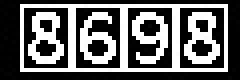
#> input picture image_gray.jpg, 60 x 20 px (shown 4 times larger)
$ python -i main.py   (imports and definitions only)
#> lines starting #> are read from the running program, lines starting #| are printed output that depends on the picture; after the words box and inside, x2 and y2 are one past the last pixel; in counts of white or black regions, pixels touching at a corner belong together
# This is a sample Python script.

# Press Shift+F10 to execute it or replace it with your code.
# Press Double Shift to search everywhere for classes, files, tool windows, actions, and settings.
import os
import time

import numpy as np
from PIL import Image
import cv2
import pytesseract
from urllib.request import urlretrieve


def train(image_url):
    # 读取图片
#> called with image_url = 'image_gray.jpg'
    img = cv2.imread(image_url)
#> img is the input picture: shape (20, 60, 3); min 0, max 255, mean 101.2
    # 图片灰度
    img_gray = cv2.cvtColor(img, cv2.COLOR_BGR2GRAY)
    # 图片二值化
    ret, img_inv = cv2.threshold(img_gray, 127, 255, cv2.THRESH_BINARY_INV)
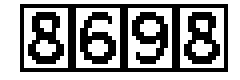
#> img_inv: shape (20, 60) (shown 4 times larger); 60.3% white; black in thin lines or dots, all inside (x1, y1, x2, y2) = (5, 1, 57, 18)
    # 提取内容轮廓
    contours, hierarchy = cv2.findContours(img_inv, cv2.RETR_EXTERNAL, cv2.CHAIN_APPROX_SIMPLE)
#> contours = [[[0, 0], [0, 19], [59, 19], [59, 0]]]
    # 遍历内容轮廓
    for contour in contours:
        x, y, w, h = cv2.boundingRect(contour)
        img_roi = img_inv[y - 1:y + h + 1, x - 1:x + w + 1]
        img_pvw = cv2.resize(img_roi, (110, 150))
        cv2.imshow('image', img_pvw)
        key = cv2.waitKey(0)
        if key == 27:
            break
        img_std = cv2.resize(img_roi, (11, 15))
        char = chr(key)
        timestamp = int(time.time() * 1e6);
        print(timestamp)
        cv2.imwrite('./number/{}_{}.jpg'.format(timestamp + y, char), img_std)
#> this loop made 1 pass; (key Esc is pressed on pass 1)
#> (contour, x, y, w, h, img_roi) on pass 1: ([[0, 0], [0, 19], [59, 19], [59, 0]], 0, 0, 60, 20, [255])


# [57 lines left out: functions draw_roi, identify, not called in this run]


def image_download(image_url, save_url):
    urlretrieve(image_url, save_url)


# [4 lines not run here, left out]
    # draw_roi('./image.jpg')

>>> result = train('image_gray.jpg')
